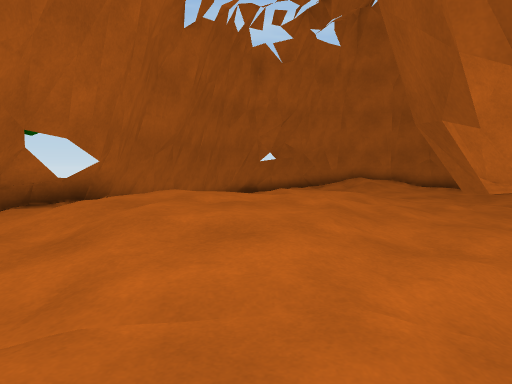
View 1 (above)

14 first-person views from a walk through a scene from a Unity 3-D project. The camera is 1.2 m above the floor, tilts 4° down and sees 75° across. The floor is counted in squares, 1 m on a side. Each view is taken from the middle of a square. On the plan, view 1 faces up. The plan holds only what a view shows up to about 14 squares ahead; the rest is blank. The place goes on beyond the plan. Some animated figures are left out.

View 2
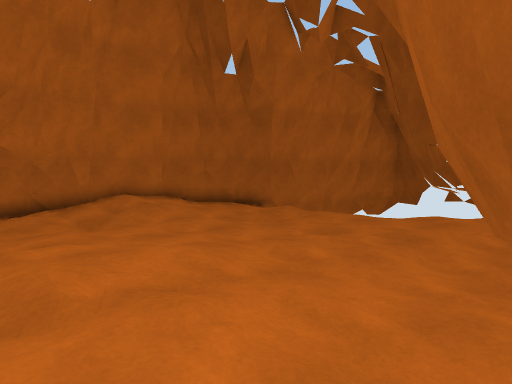

View 3
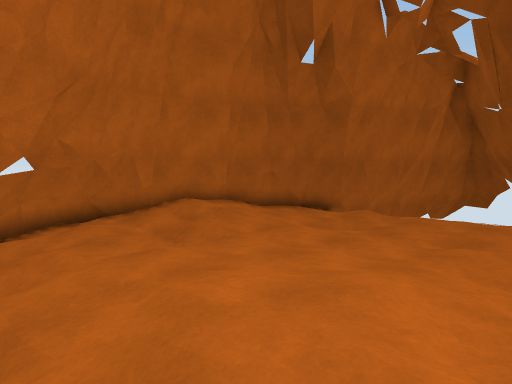

View 4
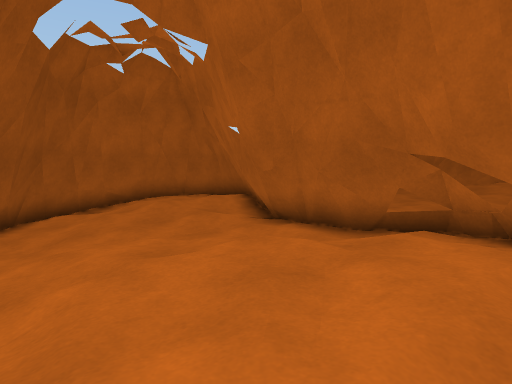

View 5
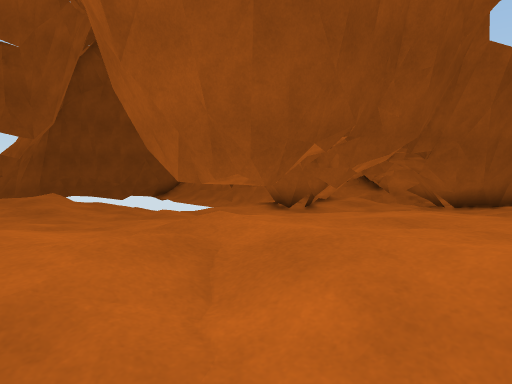

View 6
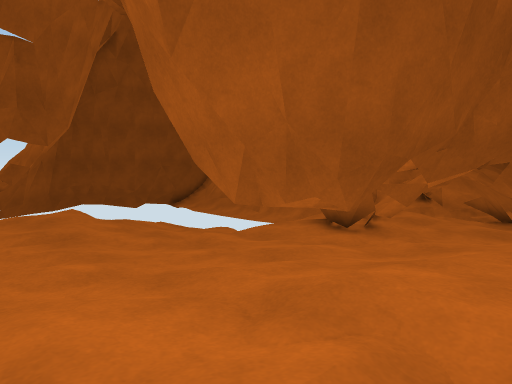

View 7
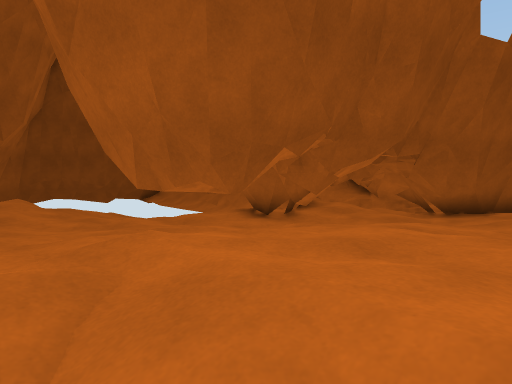

View 8
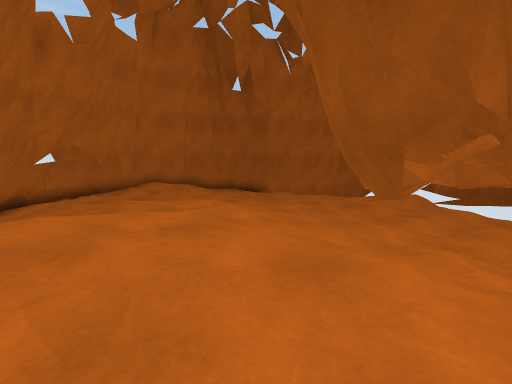

View 9
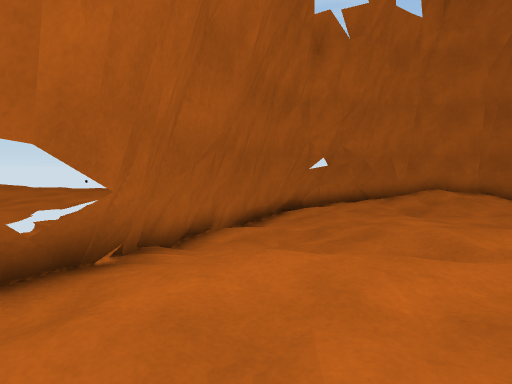

View 10
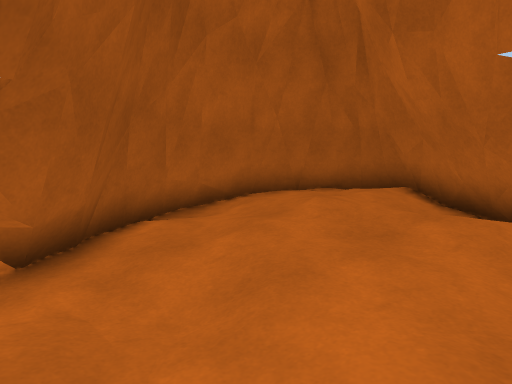

View 11
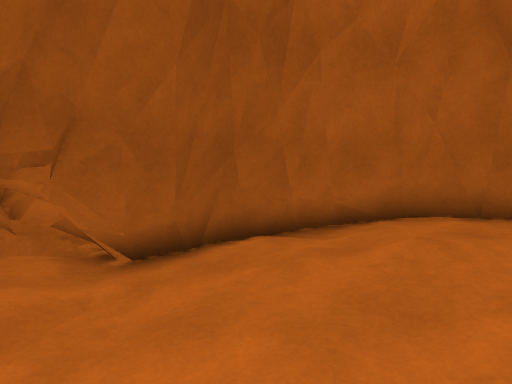

View 12
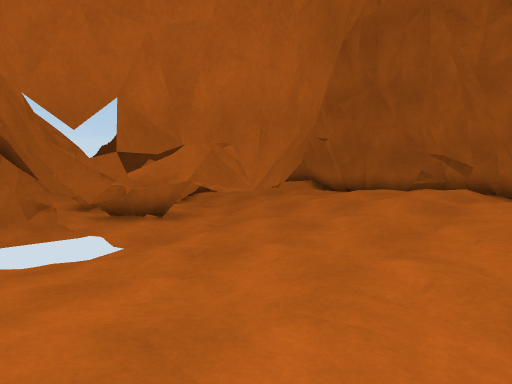

View 13
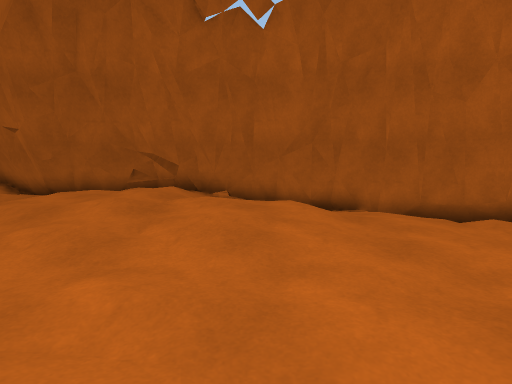

View 14
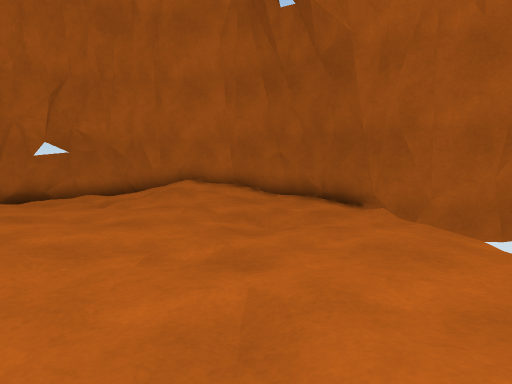

### Floor plan
Key: @ floor where view 1 was taken; # wall or solid block; . main floor; : floor 0.25 m higher than the main floor; - floor 0.25 m lower than the main floor; + floor 0.5 m higher than the main floor; _ floor 0.5 m lower than the main floor; * floor 0.75 m higher than the main floor; / step, stairs or slope; = window, fence, low wall or low ledge; ^ raised ledge; v drop or lower ground; T thing the floor can be seen under or through; O other object.
Columns run from 8 left of view 1 to 14 right of it. Each row starts with its distance up from view 1.
 20          ^^^
 19         ^####^
 18        ^#.:.:###^
 17 ^     ^#-..:://+##^
 16 ^    ^#-....://::.#^
 15      ^#-/.../:::...##vv
 14 ^    #__//////:.... ###
 13 ^   ^#..:::::::./...
 12 ^   ^#..:::::.:.....
 11 O   #-.//++:::....:.
 10 O  ^#..:/+++::....:.
  9    ^#:::/*+/::...:.:
  8     ##///++:::...::
  7    ^^#**++/::....//
  6    =#+++++/:TT.../.
  5    ^#:/+++:T^^^--/.
  4    ^#:/++:TTTT^#---
  3    ^#:::+::TTTT#__
  2    ^#/:///.###^#
  1   ^#:::...#^^^^#
  0   ##::::@-.^^^^#
 -1  ^#++/::.- #^##
 -2  ^#++/:..##^^##
 -3  ^#++/:.#^=^^#
 -4   ^##:.#^ ^^^##
 -5    ^^##^  ^^^##
 -6          ^^^^^#
 -7          ^^^ ^#

Positions as (right, up) in squares from view 1, and headings:
1: (0, 0), facing up
2: (0, 5), facing up-right
3: (-1, 8), facing up-right
4: (2, 8), facing down-left
5: (-2, 10), facing down-right
6: (0, 10), facing down-right
7: (-2, 9), facing down-right
8: (-3, 2), facing up-right
9: (-2, 4), facing up
10: (2, 2), facing down-left
11: (-1, 3), facing down
12: (9, 10), facing down-left
13: (8, 10), facing left
14: (8, 6), facing up
